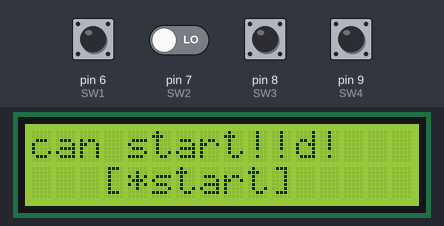
Recording of a sketch running on a simulated Arduino Uno, built with avr-gcc and run on an emulated ATmega328P. Parts: 16×2 character LCD. Inputs (shaded band) come from the test bench; at power-on: pin 6 (SW1), pin 7 (SW2), pin 8 (SW3), pin 9 (SW4) LOW.

Above: at 1.2 s.
1.3 s: pin 6 (SW1) pulled HIGH for 0.15 s
At 2.1 s:
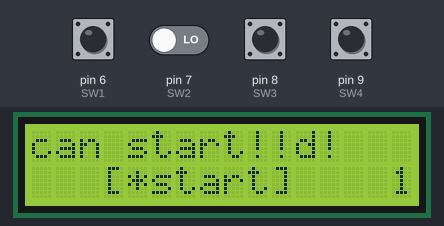
2.9 s: pin 6 (SW1) driven HIGH and pin 7 (SW2) driven HIGH
5.9 s: pin 6 (SW1) driven LOW
8.9 s: pin 6 (SW1) driven HIGH
10.4 s: pin 6 (SW1) driven LOW
13.4 s: pin 6 (SW1) pulsed HIGH 5 times (0.12 s each, 0.3 s apart)
Timing chart, 0 to 16.4 s (numbered marks = the images above; inputs shaded):
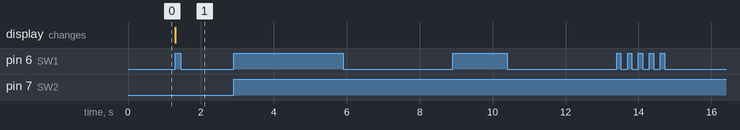

Measured:
- after the input at 1.3 s, the display: changes at once (image 1)
- after the input at 2.9 s, every drawn part: stays the same
- after the input at 5.9 s, every drawn part: stays the same
- after the input at 8.9 s, every drawn part: stays the same
- after the input at 10.4 s, every drawn part: stays the same
- after the input at 13.4 s, every drawn part: stays the same

The sketch:

arduino_print_sw.ino
```cpp
#include <LiquidCrystal.h>
#include <string.h>
#include <stdio.h>

// Arduino    LCD
//  D2        14(DB7)
//  D3        13(DB6)
//  D4        12(DB5)
//  D5        11(DB4)
//  D10        6(E)
//  D11        5(R/W)
//  D12        4(RS)
//             3(VLC)
//             2(Vdd)
//             1(Vss)
// Arduino    SW
// D6         1(decision_sw)
// D7         2(select_sw)
// D8         3(left_sw)
// D9         4(right_sw)
#define SW1 6
#define SW2 7
#define SW3 8
#define SW4 9


#define CARD_MAX 52
#define NUM_MAX 13
#define MARK_MAX 4
#define PRINT_LINE_MAX 17
#define temp_string_MAX 30
#define SPACE_MAX "                "

char seem_num[14][3]={"0","A","2","3","4","5","6","7","8","9","0","J","Q","K"};
char seem_mark[MARK_MAX+1][10]={"s","h","d","c","n"};
char ranking_number[NUM_MAX+1]={0,12,13,1,2,3,4,5,6,7,8,9,10,11};
typedef enum{spades=0,hearts,diamond,club,nomark} MARK_TYPE;
typedef enum{none=0,decision_sw,select_sw,left_sw,right_sw} SW_TYPE;
typedef struct trump_card{
	int num;
	MARK_TYPE mark;
} CARD;
char get_sw(void);
LiquidCrystal lcd(12, 11, 10, 5, 4, 3, 2);
char temp_string[50];
void setup() {
  // set up the LCD's number of columns and rows:
  lcd.begin(16, 2);
  pinMode(SW1,INPUT);
  pinMode(SW2,INPUT);
  pinMode(SW3,INPUT);
  pinMode(SW4,INPUT);
}

char get_sw(void){
    SW_TYPE flag;
   if(digitalRead(SW1)){
          flag=decision_sw;
   }else if(digitalRead(SW2)){
          flag=select_sw;
   }else if(digitalRead(SW3)){
           flag=left_sw;
   }else if(digitalRead(SW4)){
           flag=right_sw;
   }else{
           flag=none;
   }
    return(flag);
}
bool
game_start(const char *expreination){

	SW_TYPE sw;
	lcd.setCursor(0,0);
        lcd.print(expreination);
	lcd.setCursor(0,1);
	lcd.print("   [*start]    ");
	for(sw=(SW_TYPE)get_sw();;sw=(SW_TYPE)get_sw()){
		switch(sw){
			case decision_sw:	return(true); break;
			case select_sw:	return(false);break;
			default:				break;
		}
	}
}

void loop() {
  SW_TYPE sw;
  lcd.setCursor(0, 0);
  lcd.print("hello, world!");
  lcd.setCursor(0, 1);
  temp_string[0]='\0';
  sw=(SW_TYPE)get_sw();
game_start("can start!!");
sprintf(temp_string,"1=%s",
    (sw==decision_sw)?"decision_sw":
    (sw==select_sw)?"select_sw":
    (sw==left_sw)?"left_sw":
    (sw==right_sw)?"right_sw":SPACE_MAX
   );
  lcd.print(temp_string);
  // lcd.print(millis()/1000);
}
```
